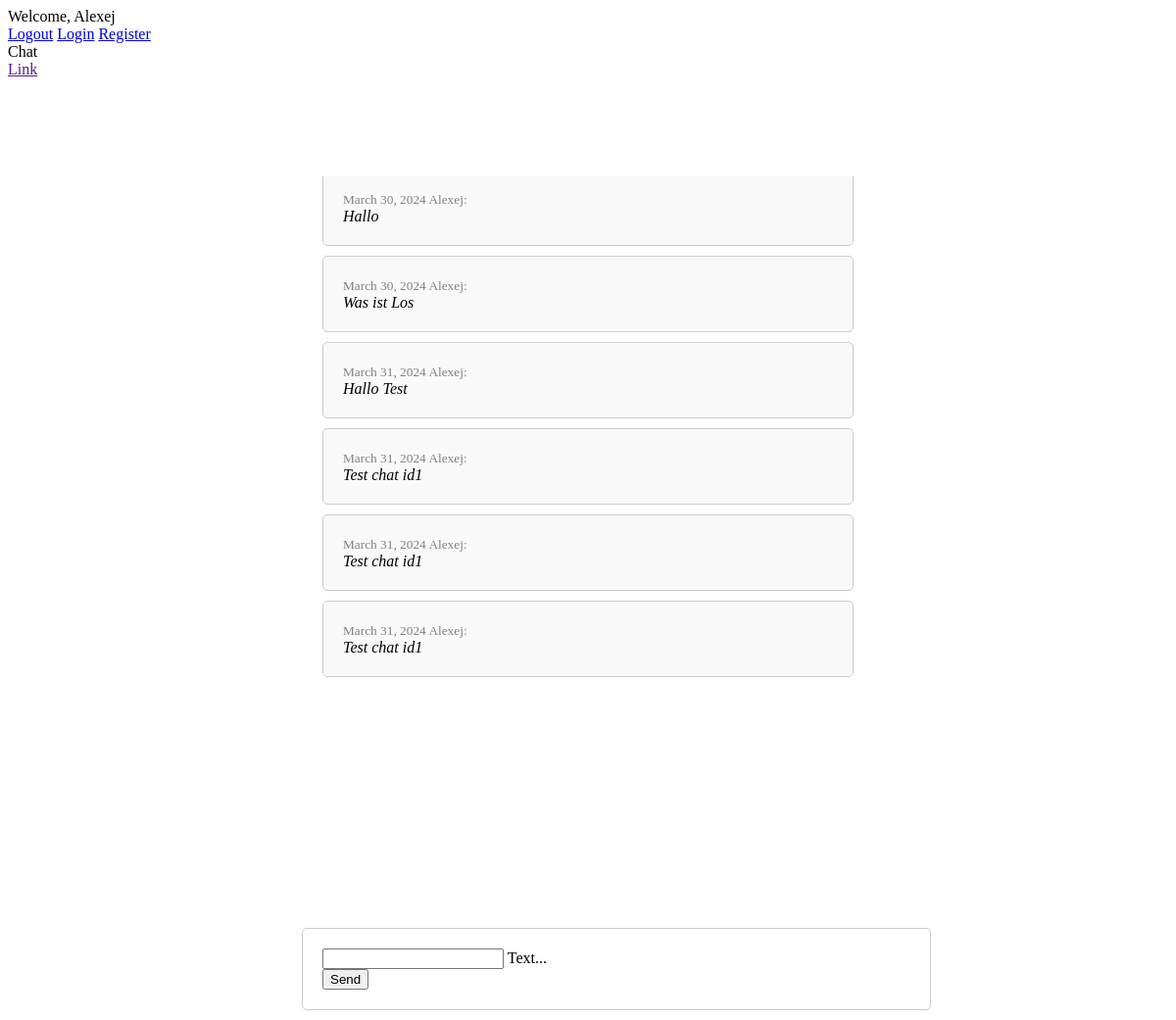
The app's page / (signed in), older data.
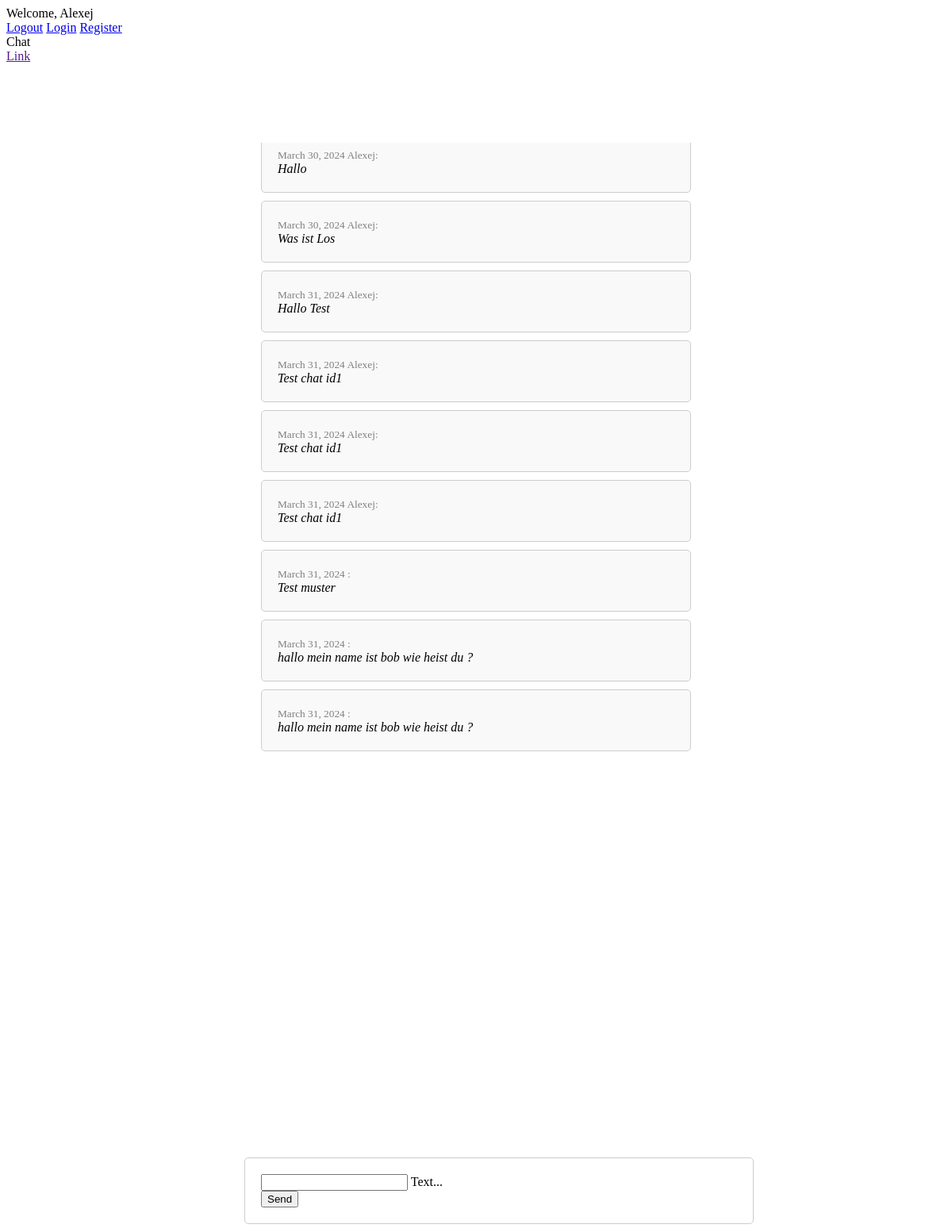
The same page, newer data.
### chat/models.py (models this page shows)
class Message(models.Model):
    text = models.CharField(max_length=500)
    created_at = models.DateField(default=date.today)
    chat = models.ForeignKey(Chat, on_delete=models.CASCADE, related_name='chat_messages_set',
                             default=None, blank=True, null=True)
    author = models.ForeignKey(settings.AUTH_USER_MODEL, on_delete=models.CASCADE, related_name='author_messages_set')
    receiver = models.ForeignKey(settings.AUTH_USER_MODEL, on_delete=models.CASCADE,
                                 related_name='receiver_messages_set')

### chat/views.py (the view)
# urls.py: path('', index),
@login_required(login_url='/login/')
def index(request):
    if request.method == 'POST':
        print(request.POST.get('textmessage'))
        myChat = Chat.objects.get(id=1)
        Message.objects.create(text=request.POST.get('textmessage'), chat=myChat,
                               author=request.user, receiver=request.user)
    chatMessages = Message.objects.all()
    return render(request, 'chat/index.html', {'messages': chatMessages})

### chat/templates/chat/index.html (shortened to what this page needs)
{% extends "base.html" %}
{% block content %}
<div class="chat-content">
    {% if request.user.is_authenticated %}
        {% for message in messages %}
        <div class="chat-box">
            <small class="color-gray">{{ message.created_at }} {{ message.author.first_name }}:</small>
            <br>
            <i>{{ message.text }}</i>
        </div>
        {% endfor %}
</div>
<div class="sand-box">
    <form action="/chat/" method="post">
        <div class="mdl-textfield mdl-js-textfield mdl-textfield--floating-label">
            <input class="mdl-textfield__input" name="textmessage" type="text" id="sample3">
            <label class="mdl-textfield__label" for="sample3">Text...</label>
        </div>
        <button class="mdl-button mdl-js-button mdl-button--raised mdl-button--colored">
            Send
        </button>
    </form>
</div>
{% else %}
    <h1>You are not logged in</h1>
    <p>
        <a href="/login/">Login</a> or <a href="/register/">Register</a>
    </p>
{% endif %}
{% endblock %}

### templates/base.html (shortened to what this page needs)
<!DOCTYPE html>
<html lang="en">
<head>
    {% load static %}
    <link rel="stylesheet" href=" {% static 'css/style.css' %}">
    <link rel="stylesheet" href="https://code.getmdl.io/1.3.0/material.indigo-pink.min.css">
</head>
<body>
<div class="mdl-layout mdl-js-layout mdl-layout--fixed-header">
  <header class="mdl-layout__header">
    <div class="mdl-layout__header-row">
      <span class="mdl-layout-title">
          {% if request.user.is_authenticated %}
          Welcome, {{ request.user.first_name }}
          {% else %}
            Pleas log in or register!
          {% endif %}
      </span>
      <nav class="mdl-navigation mdl-layout--large-screen-only">
    {% if request.user.is_authenticated %}
        <a class="mdl-navigation__link" href="/logout/">Logout</a>
    {% endif %}
        <a class="mdl-navigation__link" href="/login/">Login</a>
        <a class="mdl-navigation__link" href="/signup/">Register</a>
</nav>
    </div>
  </header>
  <div class="mdl-layout__drawer">
    <span class="mdl-layout-title"> Chat </span>
    <nav class="mdl-navigation">
      <a class="mdl-navigation__link" href="">Link</a>
    </nav>
  </div>
  <main class="mdl-layout__content">
    <div class="page-content">
        {% block content %}
        {% endblock %}
    </div>
  </main>
</div>
</body>
</html>

### static/css/style.css (style rules this page uses)
.page-content { padding: 100px 300px; }
.color-gray { color: rgb(128, 128, 128); }
form { max-width: 300px; }
.chat-content { height: 50vh; overflow-y: scroll; }
.chat-box { max-width: 500px; margin: 10px auto; padding: 20px; border: 1px solid #ccc; border-radius: 5px; background-color: #f9f9f9; }
.sand-box { position: fixed; width: 50%; bottom: 10px; margin: 0 auto; padding: 20px; border: 1px solid #ccc; border-radius: 5px; background-color: #ffffff; }

Row changes from the older to the newer data that the page shows:
added Message: created_at "March 31, 2024", text "Test muster"
added Message: created_at "March 31, 2024", text "hallo mein name ist bob wie heist du ?"
added Message: created_at "March 31, 2024", text "hallo mein name ist bob wie heist du ?"
